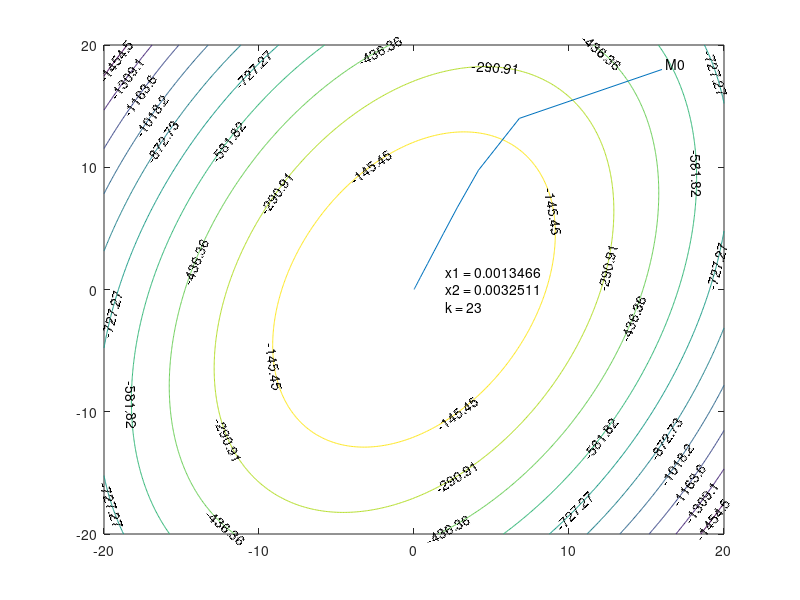

The MATLAB script that drew this image:
c1 = -2;
c2 = -1;
c12 = 1;
g = 0.2;
d = 0.01;

x1 = 16;
x2 = 18;

k = 1;
kmax = 100;

x1trace = [x1];
x2trace = [x2];

i=2;
while k<kmax;
    gr1 = 2*c1*x1 + c12*x2;
    gr2 = 2*c2*x2 +c12*x1;
    x1 = x1+g*gr1;
    x2 = x2+g*gr2;    
    x1trace(i) = x1;
    x2trace(i) = x2;
    i = i+1;
    if sqrt(gr1^2 + gr2^2) <= d;
        break;
    end
    k = k+1;
end

x = -20 : 0.1 : 20;
y = -20 : 0.1 : 20;
[X, Y] = meshgrid(x,y);
Z = c1*X.^2 + c2*Y.^2 + c12*X.*Y;
[C, h] = contour(X, Y, Z);
clabel(C, h);
hold on;

plot(x1trace, x2trace, '-');
text(x1trace(1) + 0.2, x2trace(1) + 0.5, 'M0');
text(x1 + 2, x2, ...
    strvcat(['x1 = ' num2str(x1)],...
            ['x2 = ' num2str(x2)],...
            ['k = ' num2str(k)]));